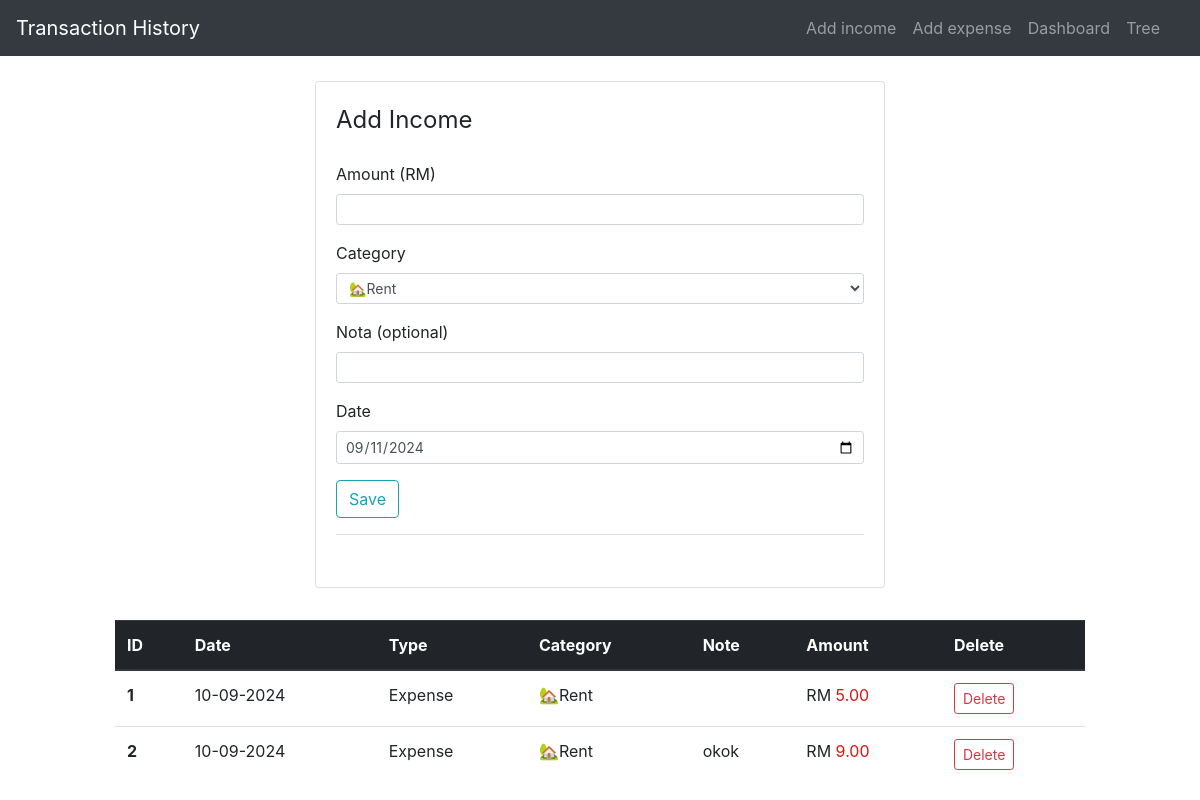
Before: /addexpense with the older database file.
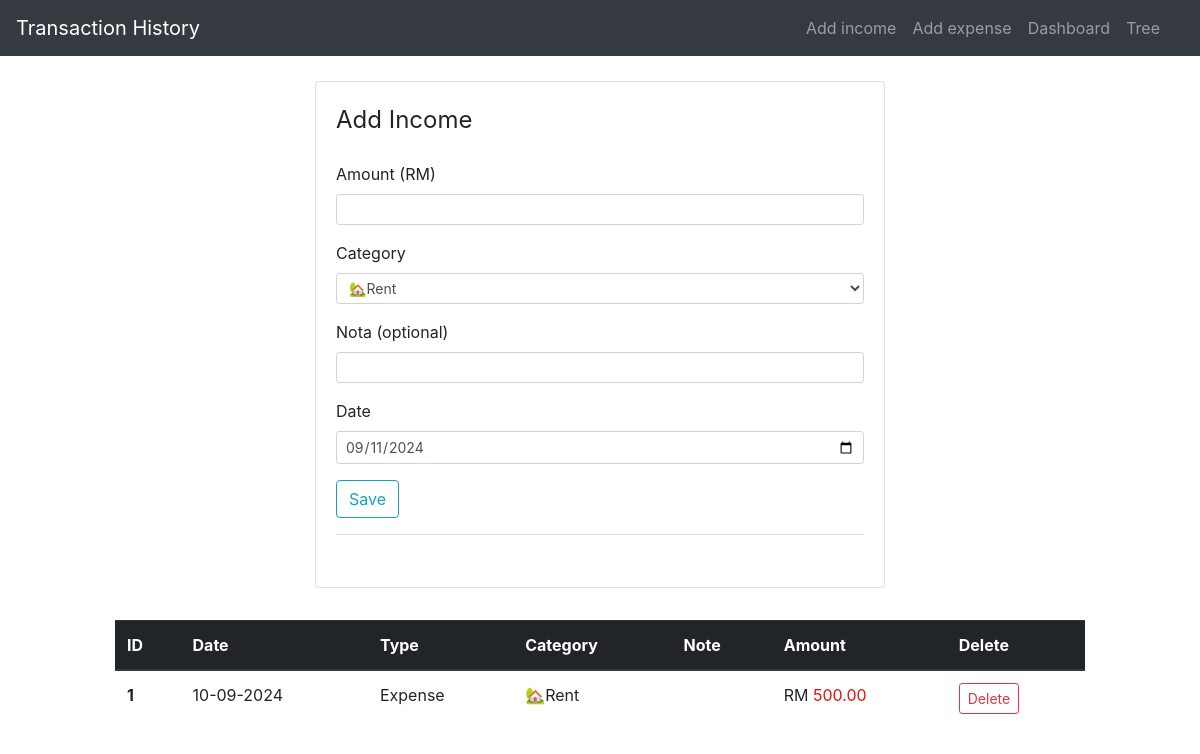
After: the same page with the newer database file.
### application/models.py (models this page shows, shortened)
class add_expenses(db.Model):
    id = db.Column(db.Integer, primary_key=True)
    amount = db.Column(db.Double, nullable=False)
    category = db.Column(db.String(30),nullable=False)
    date = db.Column(db.DateTime, nullable=False)
    type = db.Column(db.String(10), nullable=False, default= 'Expense')
    nota = db.Column(db.String(15))

### application/routes.py (the view)
@app.route('/addexpense', methods = ["POST", "GET"])
def add_expense():
    form = ExpenseForm()
    if form.validate_on_submit():
        entry = add_expenses(amount=form.amount.data, category=form.category.data, date=form.date.data, nota=form.nota.data)
        db.session.add(entry)
        db.session.commit()
        flash(f"RM{form.amount.data} has been added to expense record", "success")
        return redirect(url_for('index'))
    expenses = add_expenses.query.order_by(add_expenses.date.desc()).all()
    return render_template('add_expense.html', title="Add expense", form=form, expenses=expenses )

### application/form.py
class ExpenseForm(FlaskForm):
    amount = DecimalField('Amount (RM)', validators = [DataRequired(), NumberRange(min=0.01)])
    category = SelectField ('Category' , validators=[DataRequired()],
                                            choices  =[('🏡Rent', '🏡Rent'),
                                                      ('🍴 Food and Beverage','🍴 Food and Beverage'),
                                                      ('🛍️ Shopping','🛍️ Shopping'),
                                                      ('🚊 Transport',' 🚊Transport')])
    date = DateField('Date', format='%Y-%m-%d', default=date.today, validators = [DataRequired()])
    nota = StringField('Nota (optional)', validators = [Optional()])
    submit = SubmitField('Save')

### application/templates/add_expense.html (shortened to what this page needs)
{% extends 'layout.html' %}
{% block content %}
<div class="col-xs-10 col-sm-6 col-md-6 ml-auto mr-auto">
    <div class="card card-style mb-2">
        <div class="card-body">
            <form action="" method="POST">
                <fieldset class="form-group">
                        <legend class="mb-4">Add Income</legend>
                    <div class="form-group">
                        {{ form.amount.label(class="form-control-label") }}
                        {% if form.amount.errors %}
                        {{ form.amount(class="form-control form-control-sm is-invalid") }}
                        {% for error in form.amount.errors %}
                        <div class="invalid-feedback">
                            <span>{{error}}</span>
                        </div>
                        {% endfor %}
                        {% else %}
                        {{ form.amount(class="form-control form-control-sm") }}
                        {% endif %}
                    </div>
                    <div class="form-group">
                        {{ form.category.label(class = "form-control-label") }}
                        {{ form.category(class = "form-control form-control-sm") }}
                    </div>
                    <div class="form-group">
                        {{ form.nota.label(class = "form-control-label") }}
                        {{ form.nota(class = "form-control form-control-sm") }}
                    </div>
                    <div class="form-group">
                        {{ form.date.label(class = "form-control-label") }}
                        {{ form.date(class = "form-control form-control-sm") }}
                    </div>
                    <div class="form-group border-bottom pb-3">
                        {{ form.submit(class="btn btn-outline-info")}}
                    </div>
                </fieldset>
            </form>
        </div>
    </div>
</div>
<div class="col-sm-10 ml-auto mr-auto ">
    <br>
    <table class="table">
        <thead class="thead-dark">
            <tr>
                <th scope="col">ID</th>
                <th scope="col">Date</th>
                <th scope="col">Type</th>
                <th scope="col">Category</th>
                <th scope="col">Note</th>
                <th scope="col">Amount</th>
                <th scope="col">Delete</th>
            </tr>
        </thead>
        <tbody>
            {% for entry in expenses %}
                    <tr>
                        <th scope="row">{{loop.index}}</th>
                        <td>{{entry.date.strftime("%d-%m-%Y")}}</td>
                        <td>{{entry.type}}</td>
                        <td>{{entry.category }}</td>
                        <td>{{entry.nota }}</td>
                        <td class="amount-field">RM <span style="color: rgb(223, 20, 20);">{{ "{:.2f}".format(entry.amount) }}</span></td>
                        <td><a href="{{ url_for('delete', entry_id = entry.id, entry_type = entry.type,  next=url_for('add_expense') ) }}"  class="btn btn-outline-danger btn-sm">Delete</a></td>
                    </tr>
            {% endfor %}
        </tbody>
    </table>
</div>
{% endblock %}

Changed rows visible on the page:
removed add_expenses: date "10-09-2024", type "Expense", category "🏡Rent", amount "5.00"
removed add_expenses: date "10-09-2024", type "Expense", category "🏡Rent", nota "okok", amount "9.00"
added add_expenses: date "10-09-2024", type "Expense", category "🏡Rent", amount "500.00"
